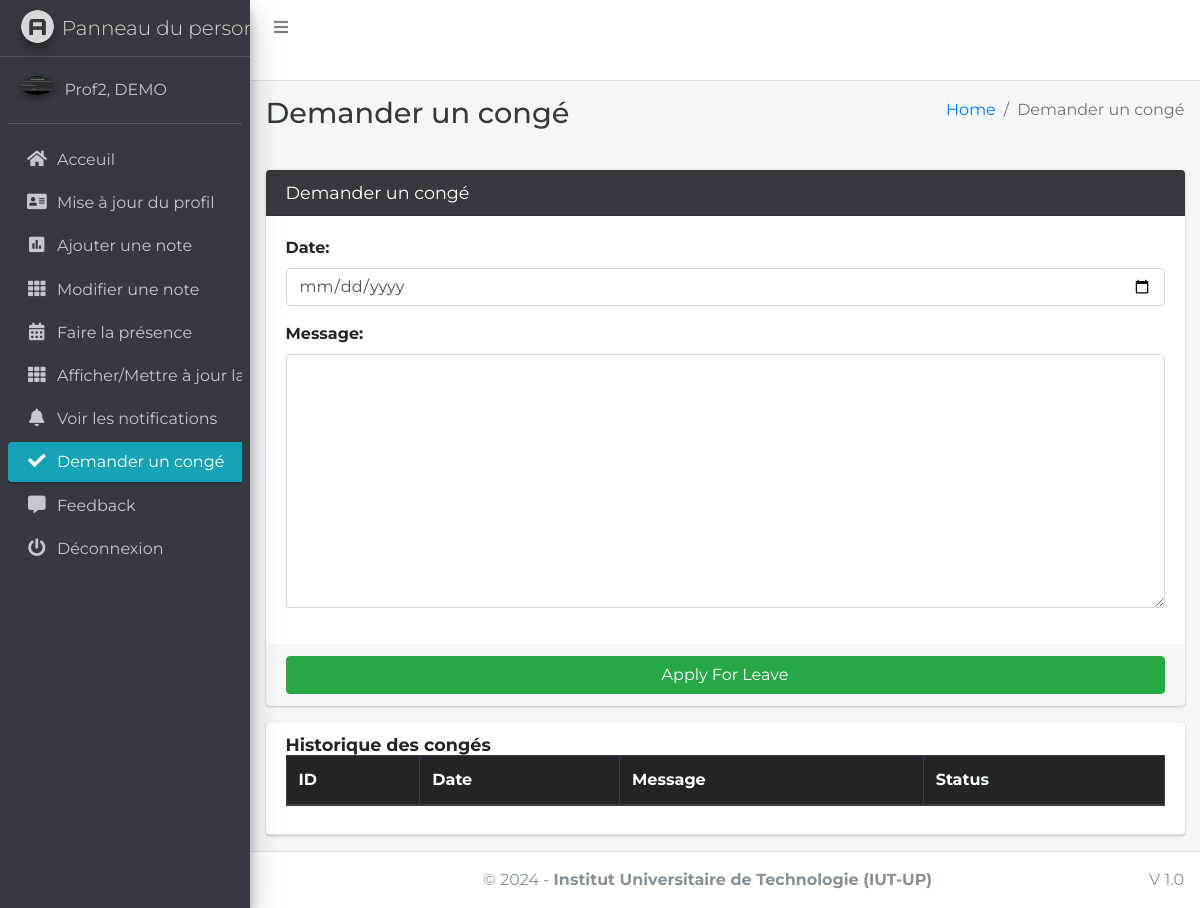
Page /staff/apply/leave/ (signed in) on the earlier database version.
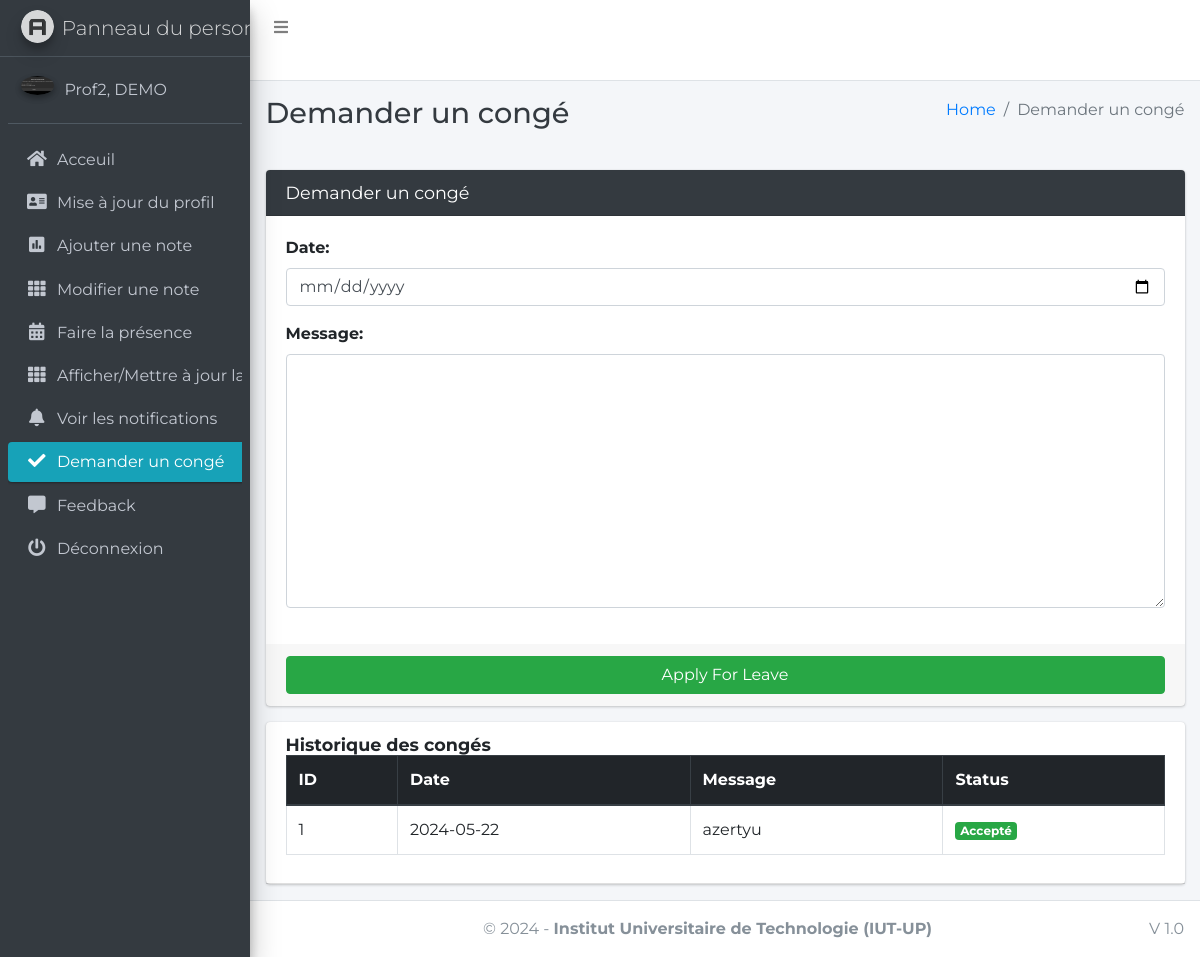
Same page on the later database version.
### main_app/models.py (models this page shows)
class LeaveReportStaff(models.Model):
    staff = models.ForeignKey(Staff, on_delete=models.CASCADE)
    date = models.CharField(max_length=60)
    message = models.TextField()
    status = models.SmallIntegerField(default=0)
    created_at = models.DateTimeField(auto_now_add=True)
    updated_at = models.DateTimeField(auto_now=True)

### main_app/staff_views.py (the view, shortened to what this page needs)
# urls.py: path("staff/apply/leave/", staff_views.staff_apply_leave,
def staff_apply_leave(request):
    form = LeaveReportStaffForm(request.POST or None)
    staff = get_object_or_404(Staff, admin_id=request.user.id)
    context = {
        'form': form,
        'leave_history': LeaveReportStaff.objects.filter(staff=staff),
        'page_title': "Demander un congé"
    }
    return render(request, "staff_template/staff_apply_leave.html", context)

### main_app/forms.py
class LeaveReportStaffForm(FormSettings):
    def __init__(self, *args, **kwargs):
        super(LeaveReportStaffForm, self).__init__(*args, **kwargs)
    class Meta:
        model = LeaveReportStaff
        fields = ['date', 'message']
        widgets = {
            'date': DateInput(attrs={'type': 'date'}),
        }

### main_app/models.py (called while the page is built)
    def __str__(self):
        return self.last_name + ", " + self.first_name

### main_app/templates/staff_template/staff_apply_leave.html
{% extends 'main_app/base.html' %}
{% load static %}
{% block page_title %}{{page_title}}{% endblock page_title %}
{% block content %}
<section class="content">
    <div class="container-fluid">
        <div class="row">
            <div class="col-md-12">
                <div class="card card-dark">
                    <div class="card-header">
                        <h3 class="card-title">{{page_title}}</h3>
                    </div>
                    {% include "main_app/form_template.html" with messages=messages  form=form button_text="Apply For Leave"%}
                </div>
<div class="card card-default">
    <div class="card-header"><h3 class="card-title"><b>Historique des congés</b></h3>
   <div class="table">
       <table class="table table-bordered table-hover">
           <thead class="thead-dark">
            <tr>
                <th>ID</th>
                <th>Date</th>
                <th>Message</th>
             <th>Status</th>
         </tr>
           </thead>
        {% for leave in leave_history %}
        <tr>
            <td>{{forloop.counter}}</td>
            <td>{{leave.date}}</td>
              <td>{{leave.message}}</td>
              <td>
                  {% if leave.status == 0 %}
                  <span class="badge badge-warning">En Attente</span>
                  {% elif leave.status == 1 %}
                  <span class="badge badge-success">Accepté</span>
                    {% else %}
                    <span class="badge badge-danger">Rejeté</span>
                    {% endif %}
                </td>
            </tr>
            {% endfor %}
        </table>
    </div>
    </div>
            </div>
        </div>
    </div>
</section>
{% endblock content %}

Differences in the rows shown:
added LeaveReportStaff: date "2024-05-22", message "azertyu", status "Accepté"
